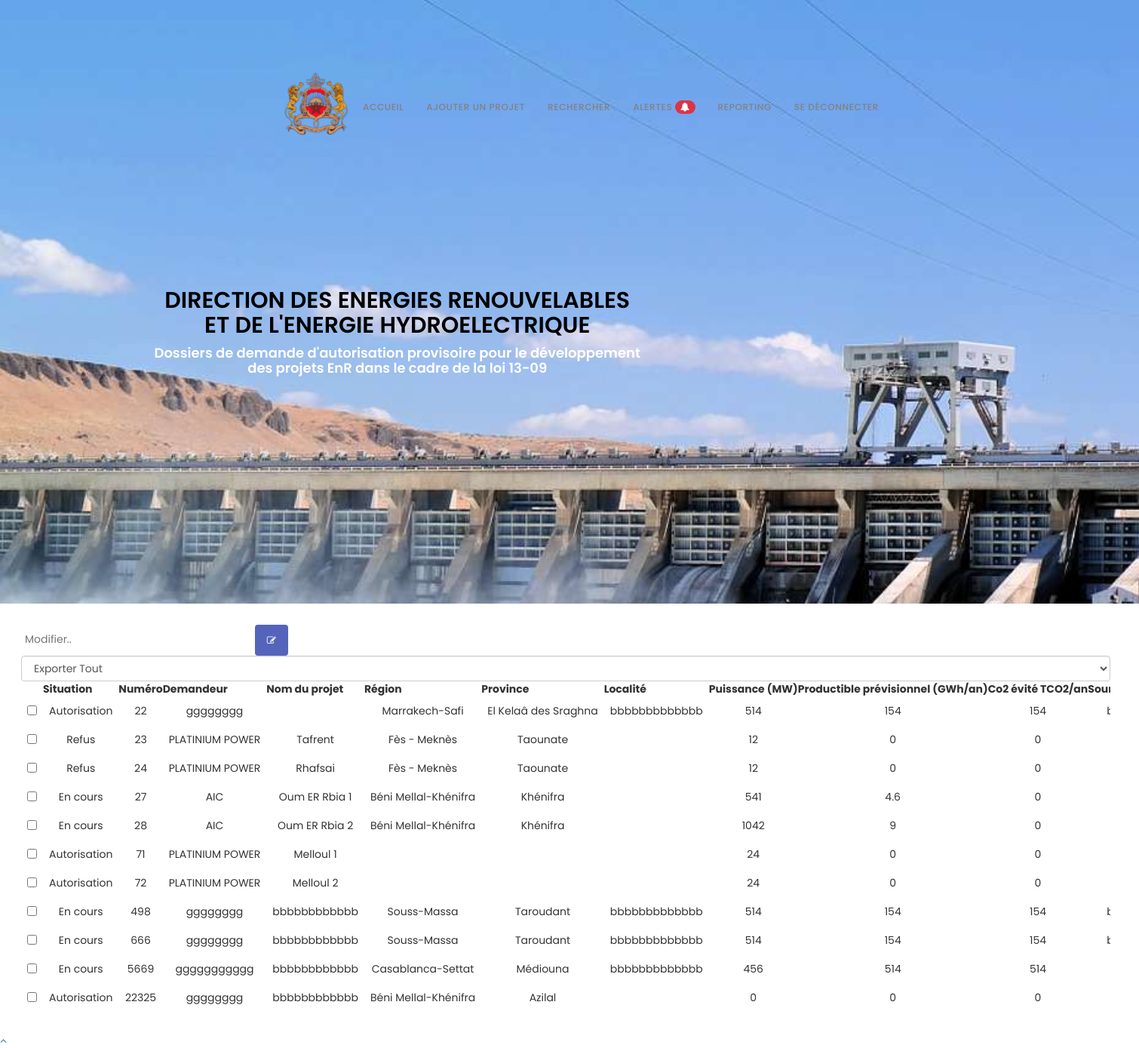
Screenshot of /hyd_search.php (signed in) with the database file from the repository.
### tables this page shows
CREATE TABLE IF NOT EXISTS `energiehydroelectrique` (
  `Numero` int NOT NULL,
  `Demandeur` varchar(500)  NOT NULL,
  `Nom du projet` varchar(500)  NOT NULL,
  `Region` varchar(500)  NOT NULL,
  `Province` varchar(500)  NOT NULL,
  `Localite` varchar(500)  NOT NULL,
  `Puissance` float NOT NULL,
  `Productible previsionnel` float NOT NULL,
  `Co2 evite TCO2/an` float NOT NULL,
  `Source energie` varchar(500)  NOT NULL,
  `Coordonnees Geographique/Coordonnees Lambert` varchar(500)  NOT NULL,
  `Investissement du projet` float NOT NULL,
  `Etat avancement` varchar(500)  NOT NULL,
  `Depot a la DEREE` varchar(500) NOT NULL,
  `Envoi du dossier a l'ONEE` varchar(500) NOT NULL,
  `Reponse ONEE` varchar(500)  NOT NULL,
  `Depot du complement du dossier par le developpeur` varchar(500)  NOT NULL,
  `Envoi du complement du dossier a l'ONEE` varchar(500)  NOT NULL,
  `Reponse ONEE en Cas Du 2 Complement` varchar(500) NOT NULL,
  `Depot du 2 complement du dossier par le developpeur` varchar(500) NOT NULL,
  `Envoi du 2 complement du dossier a l'ONEE` varchar(500) NOT NULL,
  `Reponse ONEE en Cas Du 3 Complement` varchar(500) NOT NULL,
  `Depot du 3 complement du dossier par le developpeur` varchar(500) NOT NULL,
  `Envoi du 3 complement du dossier a l'ONEE` varchar(500) NOT NULL,
  `Reponse ONEE en Cas Du 4 Complement` varchar(500) NOT NULL,
  `Depot du 4 complement du dossier par le developpeur` varchar(500) NOT NULL,
  `Envoi du 4 complement du dossier a l'ONEE` varchar(500) NOT NULL,
  `Avis de l'ONEE` varchar(500)  NOT NULL,
  `Envoi du dossier au departement eau` varchar(500) NOT NULL,
  `Reponse Departement de l'eau` varchar(500)  NOT NULL,
  `Depot du complement du dossier par le developpeur/ABH` varchar(500)  NOT NULL,
  `Envoi du complement du dossier a l'ABH` varchar(500)  NOT NULL,
  `Reponse Departement de l'eau en Cas Du 2 Complement` varchar(100)  NOT NULL,
  `Depot du 2 complement du dossier par le developpeur/ABH` varchar(100)  NOT NULL,
  `Envoi du 2 complement du dossier a l'ABH` varchar(100)  NOT NULL,
  `Reponse Departement de l'eau en Cas Du 3 Complement` varchar(100)  NOT NULL,
  `Depot du 3 complement du dossier par le developpeur/ABH` varchar(100)  NOT NULL,
  `Envoi du 3 complement du dossier a l'ABH` varchar(100)  NOT NULL,
  `Reponse Departement de l'eau en Cas Du 4 Complement` varchar(100)  NOT NULL,
  `Depot du 4 complement du dossier par le developpeur/ABH` varchar(100)  NOT NULL,
  `Envoi du 4 complement du dossier a l'ABH` varchar(100)  NOT NULL,
  `Avis Agence Bassin` varchar(500)  NOT NULL,
  `Avis MEME` varchar(500)  NOT NULL,
  `Observations` varchar(500)  NOT NULL,
  PRIMARY KEY (`Numero`)
);

### hyd_search.php (the view, shortened to what this page needs)
<!DOCTYPE html>
<html lang="en" >
<head>
  <link rel='stylesheet' href='https://maxcdn.bootstrapcdn.com/bootstrap/3.3.5/css/bootstrap.min.css'>
<link rel='stylesheet' href='https://cdnjs.cloudflare.com/ajax/libs/bootstrap-table/1.10.0/bootstrap-table.min.css'>
<link rel='stylesheet' href='https://rawgit.com/vitalets/x-editable/master/dist/bootstrap3-editable/css/bootstrap-editable.css'><link rel="stylesheet" href="./style.css">
<link rel="stylesheet" href="css/bootstrap.min.css">
    <link rel="stylesheet" href="css/animate.css">
    <link rel="stylesheet" href="css/font-awesome.min.css">
    <link rel="stylesheet" href="css/owl.theme.css">
    <link rel="stylesheet" href="css/owl.carousel.css">
	<link rel="stylesheet" href="css/hydr.css">
</head>
<body data-spy="scroll" data-offset="50" data-target=".navbar-collapse">
<div class="navbar navbar-fixed-top custom-navbar" role="navigation">
        <div class="container">
            <div class="navbar-header">
                <img src="images/roy.png">
            </div>
            <div class="collapse navbar-collapse">
            <ul class="nav navbar-nav navbar-right">
				<li><a href="home.php" class="smoothScroll">Accueil</a></li>
				<li><a href="EnergieHydro.php" class="smoothScroll">Ajouter Un Projet</a></li>
				<li><a href="#search" class="smoothScroll">Rechercher</a></li>
                <li> <a href="alertes_hyd.php"  class="smoothScroll">Alertes <span class="badge"><i class="fa fa-bell" aria-hidden="true"></i>
</span></a></li>
                <li><a href="report_hyd.php" class="smoothScroll">Reporting</a></li>
                <li><a href="logout.php" class="smoothScroll">Se Déconnecter</a></li>
			</ul>
            </div>
        </div>
    </div>
<section id="intro" class="parallax-section">
        <div class="container">
            <div class="row">
            <div class="wow fadeInUp col-md-7 col-sm-7" data-wow-delay="0.6s" >
			<h2  style="text-align: center; color: black;">Direction des Energies Renouvelables et de l'energie hydroelectrique		</h2>
			<h4 >Dossiers de demande d'autorisation provisoire pour le développement des projets EnR dans le cadre de la loi 13-09</h4>
		</div>
            </div>
        </div>
    </section>
	<section id="search" class="parallax-section">
<div class="contain">
<div class="search-container" >
                 <form action="update_hyd.php" method="POST" >
                   <input type="text" placeholder="Modifier.." name="search"  required>
                     <button type="submit" class="btn" name="sus"><i class="fa fa-pencil-square-o"  aria-hidden="true"></i></button>
                         </form>
                     </div>
<div id="toolbar">
		<select class="form-control">
				<option value="all">Exporter Tout</option>
		</select>
</div>
<table id="table"
			 data-toggle="table"
			 data-search="true"
			 data-filter-control="true"
			 data-show-export="true"
			 data-click-to-select="true"
			 data-toolbar="#toolbar">
	<thead>
		<tr>
			<th  data-field="state" data-checkbox="true"></th>
			<th  data-filter-control="select" data-sortable="true">Situation</th>
			<th  data-filter-control="input" data-sortable="true">Numéro</th>
			<th  data-filter-control="input" data-sortable="true">Demandeur</th>
			<th  data-filter-control="input" data-sortable="true">Nom du projet</th>
			<th  data-filter-control="select" data-sortable="true">Région</th>
			<th  data-filter-control="select" data-sortable="true">Province</th>
			<th  data-filter-control="input" data-sortable="true">Localité</th>
			<th  data-filter-control="input" data-sortable="true">Puissance (MW)</th>
			<th  data-filter-control="input" data-sortable="true">Productible prévisionnel (GWh/an)</th>
			<th  data-filter-control="input" data-sortable="true">Co2 évité TCO2/an</th>
			<th  data-filter-control="input" data-sortable="true">Source Énergie</th>
		</tr>
	</thead>
	<tbody>
			<?php
	  require_once('db.php');
	  $sql="SELECT *  FROM `energiehydroelectrique`";
	  $result = mysqli_query($link,$sql);
	  if (mysqli_num_rows($result) > 0) {
		  while ($row = mysqli_fetch_assoc($result)) {
			  echo "<tr>";
			  echo '<td class="bs-checkbox "><input data-index="0" name="btSelectItem" type="checkbox"></td>';
			  if(strpos($row['Avis MEME'], 'refus') !== false)
			     {echo "<td>Refus</td>";}
			  else if(strpos($row['Avis MEME'], 'Autorisation') !== false)
			     {echo "<td>Autorisation</td>";}
			  else
			    {echo "<td>En cours</td>";}
			  echo "<td>" .$row['Numero']."</td>";
			  echo "<td>" .$row['Demandeur']."</td>";
			  echo "<td>" .$row['Nom du projet']."</td>";
			  echo "<td>" .$row['Region']."</td>";
			  echo "<td>" .$row['Province']."</td>";
			  echo "<td>" .$row['Localite']."</td>";
			  echo "<td>" .$row['Puissance']."</td>";
			  echo "<td>" .$row['Productible previsionnel']."</td>";
			  echo "<td>" .$row['Co2 evite TCO2/an']."</td>";
			  echo "<td>" .$row['Source energie']."</td>";
			  echo "</tr>";
		  }
	  }
	 ?>
	</tbody>
</table>
</div>
</section>
    <a href="#back-top" class="go-top"><i class="fa fa-angle-up"></i></a>
</body>
</html>

### style.css (style rules this page uses)
.contain { width: 1500px; padding: 2em; }

### css/hydr.css (style rules this page uses)
.btn { background-color: #5564bb; border: none; color: white; padding: 12px 16px; font-size: 12px; cursor: pointer; margin-left: 25px; }
.custom-navbar .nav li a .badge { background-color: #dc3545 !important; }
tbody>tr>td { margin: 0 20px; }
table { display: block; overflow-x: auto; white-space: nowrap; margin-left: auto; margin-right: auto; table-layout: fixed; }
#center .th, td { text-align: center; padding: 8px; }
body { background: #ffffff; font-family: 'Poppins', sans-serif; font-style: normal; font-weight: 400; }
h1,h2,h3,h4,h5,h6 { font-weight: 600; }
h2 { font-size: 30px; text-transform: uppercase; }
a { text-decoration: none !important; outline: none; }
.parallax-section { background-attachment: fixed !important; background-size: cover !important; }
.custom-navbar { margin-bottom: 0; background-color: #101010; }
.custom-navbar .nav li a { color: rgb(129, 129, 129); font-size: 12px; font-weight: 500; letter-spacing: 0.6px; text-transform: uppercase; line-height: 40px; transition: all 0.4s ease-in-out; }
@media (min-width:768px) { .custom-navbar { padding: 20px 0; border-bottom: 0; background: 0 0; } }
#intro { background: url('../images/hydro.jpg') 50% 0 repeat-y fixed; -webkit-background-size: cover; background-size: cover; background-position: center center; color: #ffffff; display: -webkit-box; display: -webkit-flex; display: -ms-flexbox; display: flex; -webkit-box-align: center; -webkit-align-items: center; -ms-flex-align: center; align-items: center; height: 100vh; text-align: center; }
* { box-sizing: border-box; font-family: "Poppins", sans-serif; }
input { border: none; outline: none; padding: 5px; }
select { padding: 5px; }
.container { margin-top: 70px; margin-left: 90px; width: 90%; display: flex; justify-content: center; align-items: center; }

### rows the page displays
energiehydroelectrique: Avis MEME "Autorisation", Numero "22", Demandeur "gggggggg", Region "Marrakech-Safi", Province "El Kelaâ des Sraghna", Localite "bbbbbbbbbbbbb", Puissance "514", Productible previsionnel "154", value "154"
energiehydroelectrique: shows "Refus", Numero "23", Demandeur "PLATINIUM POWER", Nom du projet "Tafrent", Region "Fès - Meknès", Province "Taounate", Puissance "12", Productible previsionnel "0", value "0"
energiehydroelectrique: shows "Refus", Numero "24", Demandeur "PLATINIUM POWER", Nom du projet "Rhafsai", Region "Fès - Meknès", Province "Taounate", Puissance "12", Productible previsionnel "0", value "0"
energiehydroelectrique: Avis MEME "En cours", Numero "27", Demandeur "AIC", Nom du projet "Oum ER Rbia 1", Region "Béni Mellal-Khénifra", Province "Khénifra", Puissance "541", Productible previsionnel "4.6", value "0"
energiehydroelectrique: Avis MEME "En cours", Numero "28", Demandeur "AIC", Nom du projet "Oum ER Rbia 2", Region "Béni Mellal-Khénifra", Province "Khénifra", Puissance "1042", Productible previsionnel "9", value "0"
energiehydroelectrique: shows "Autorisation", Numero "71", Demandeur "PLATINIUM POWER", Nom du projet "Melloul 1", Puissance "24", Productible previsionnel "0", value "0"
energiehydroelectrique: shows "Autorisation", Numero "72", Demandeur "PLATINIUM POWER", Nom du projet "Melloul 2", Puissance "24", Productible previsionnel "0", value "0"
energiehydroelectrique: Avis MEME "En cours", Numero "498", Demandeur "gggggggg", Nom du projet "bbbbbbbbbbbb", Region "Souss-Massa", Province "Taroudant", Localite "bbbbbbbbbbbbb", Puissance "514", Productible previsionnel "154", value "154"
energiehydroelectrique: Avis MEME "En cours", Numero "666", Demandeur "gggggggg", Nom du projet "bbbbbbbbbbbb", Region "Souss-Massa", Province "Taroudant", Localite "bbbbbbbbbbbbb", Puissance "514", Productible previsionnel "154", value "154"
energiehydroelectrique: Avis MEME "En cours", Numero "5669", Demandeur "ggggggggggg", Nom du projet "bbbbbbbbbbbb", Region "Casablanca-Settat", Province "Médiouna", Localite "bbbbbbbbbbbbb", Puissance "456", Productible previsionnel "514", value "514"
energiehydroelectrique: Avis MEME "Autorisation", Numero "22325", Demandeur "gggggggg", Nom du projet "bbbbbbbbbbbb", Region "Béni Mellal-Khénifra", Province "Azilal", Puissance "0", Productible previsionnel "0", value "0"
